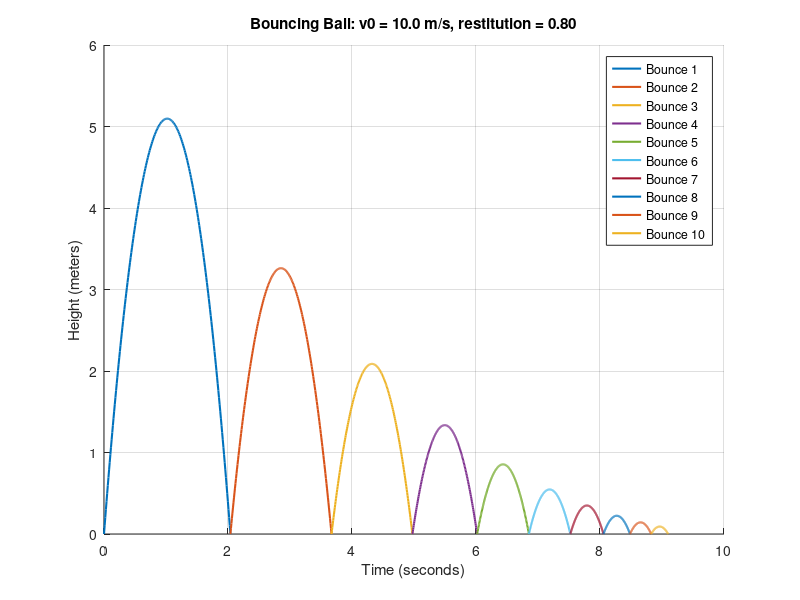

Here is the MATLAB script that generated this plot: (Note: this script raises an error after producing the figure.)
%% BOUNCING_BALL_DEMO
% Simulates and plots the height of a bouncing ball over time.
% The ball is launched upward from ground level with initial velocity v0.
% At each bounce, the vertical velocity is reduced by a restitution factor
% (0.8 here) – the ball never reaches its original height.
%
% The motion between bounces follows the parabolic equation:
%     y(t) = -0.5 * g * t^2 + v * t
% where g = 9.81 m/s², v is the velocity just after the previous bounce.
% The time of flight for each bounce is t_flight = 2 * v / g.

clc;                 % Clear Command Window
clear variables;     % Clear variables (safer than 'clear all')
close all;           % Close all figure windows

%% Simulation Parameters
g = 9.81;            % Gravity (m/s²)
v0 = 10;             % Initial upward velocity (m/s)
restitution = 0.8;   % Coefficient of restitution (speed after / speed before)
numBounces = 10;     % Number of bounces to simulate

% Preallocate cell arrays for storing trajectory data (optional)
% We'll just plot as we go.

%% Set Up the Figure
figure('Name', 'Bouncing Ball Simulation', 'NumberTitle', 'off');
hold on;
grid on;
xlabel('Time (seconds)');
ylabel('Height (meters)');
title(sprintf('Bouncing Ball: v0 = %.1f m/s, restitution = %.2f', v0, restitution));

% Initialise time offset
tStart = 0;
v = v0;              % current velocity just after bounce (or initial launch)

%% Simulate Each Bounce
for bounce = 1:numBounces
    % Compute time of flight for this parabolic arc
    % The ball starts at y=0, goes up, and returns to y=0 when t = 2*v/g.
    tFlight = 2 * v / g;
    
    % Create a fine time vector for this bounce (from 0 to tFlight)
    tSegment = linspace(0, tFlight, 200);
    
    % Compute height during this segment: y = -0.5*g*t^2 + v*t
    y = -0.5 * g * tSegment.^2 + v * tSegment;
    
    % Shift time by the cumulative time from previous bounces
    tPlot = tStart + tSegment;
    
    % Plot the trajectory for this bounce with a distinct colour
    % Colours cycle automatically if we don't specify 'Color'
    plot(tPlot, y, 'LineWidth', 1.5);
    
    % Update for next bounce: reduce velocity, shift start time
    v = restitution * v;      % velocity after bounce (reduced)
    tStart = tStart + tFlight;
end

%% Final Adjustments
hold off;
legend(arrayfun(@(b) sprintf('Bounce %d', b), 1:numBounces, 'UniformOutput', false));
% Optionally, mark the bounces with vertical lines
for b = 1:numBounces-1
    % Cumulative flight times (end of each bounce)
    tEnd = sum(2 * v0 * restitution.^(0:b-1) / g);
    xline(tEnd, '--k', sprintf('Bounce %d', b));
end

fprintf('Simulation finished. Final time: %.2f seconds\n', tStart);
